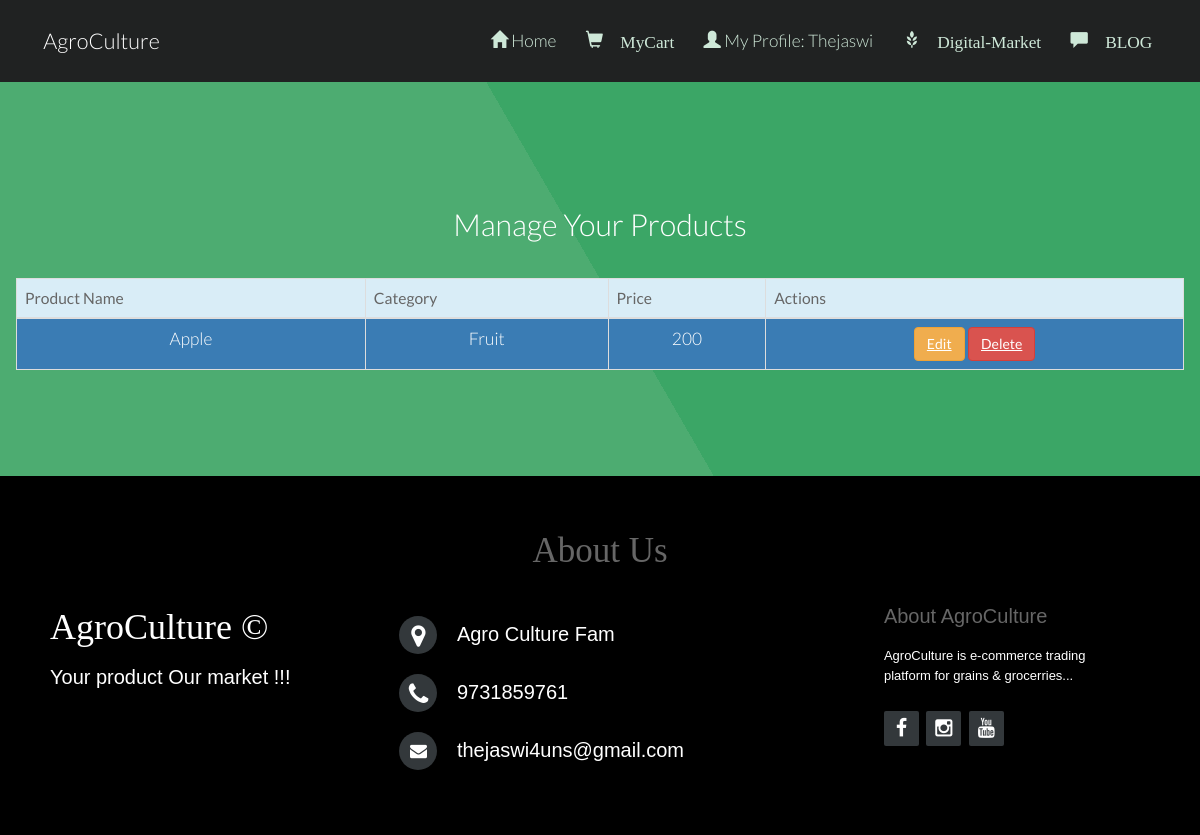
The app's page /manageProducts.php (signed in), older data.
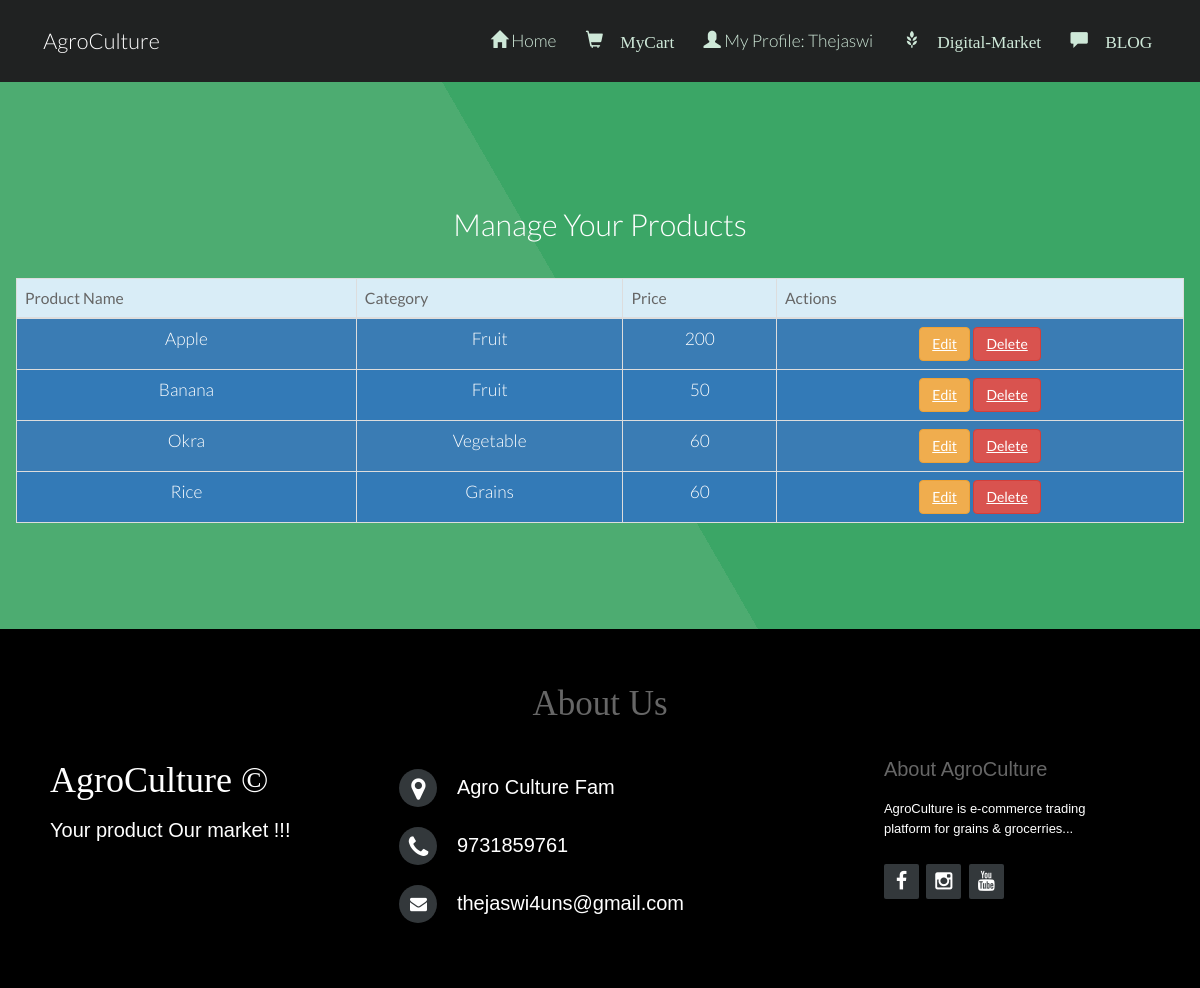
The same page, newer data.
### tables this page shows
CREATE TABLE `fproduct` (
  `fid` int(255) NOT NULL,
  `pid` int(255) NOT NULL,
  `product` varchar(255) NOT NULL,
  `pcat` varchar(255) NOT NULL,
  `pinfo` varchar(255) NOT NULL,
  `price` float NOT NULL,
  `pimage` varchar(255) NOT NULL DEFAULT 'blank.png',
  `picStatus` int(10) NOT NULL DEFAULT 0
);

### manageProducts.php (the view, shortened to what this page needs)
<?php
require 'db.php';
$fid = $_SESSION['id'];
$sql = "SELECT * FROM fproduct WHERE fid = '$fid'";
$result = mysqli_query($conn, $sql);
?>
<!DOCTYPE html>
<html lang="en">
<head>
  <link href="bootstrap/css/bootstrap.min.css" rel="stylesheet">
  <link rel="stylesheet" href="login.css" />
  <link rel="stylesheet" href="/css/skel.css" />
  <link rel="stylesheet" href="/css/style.css" />
  <link rel="stylesheet" href="/css/style-xlarge.css" />
  <link rel="stylesheet" href="indexfooter.css" />
</head>
<body>
  <?php require 'menu.php'; ?>
  <section id="one" class="wrapper style1 align-center">
    <div class="container">
      <h2>Manage Your Products</h2>
      <table class="table table-bordered">
        <thead class="bg-info">
          <tr>
            <th>Product Name</th>
            <th>Category</th>
            <th>Price</th>
            <th>Actions</th>
          </tr>
        </thead>
        <tbody class="bg-primary text-light">
          <?php
          if (mysqli_num_rows($result) > 0) {
            while ($product = mysqli_fetch_assoc($result)) {
              echo "<tr>";
              echo "<td>" . $product['product'] . "</td>";
              echo "<td>" . $product['pcat'] . "</td>";
              echo "<td>" . $product['price'] . "</td>";
              echo "<td>
                            <a href='updateProduct.php?pid=" . $product['pid'] . "' class='btn btn-warning'>Edit</a>
                            <a href='deleteProduct.php?pid=" . $product['pid'] . "' class='btn btn-danger' onclick='return confirm(\"Are you sure you want to delete this product?\")'>Delete</a>
                          </td>";
              echo "</tr>";
            }
          } else {
            echo "<tr><td colspan='4'>You have no products listed.</td></tr>";
          }
          ?>
        </tbody>
      </table>
    </div>
  </section>
</body>
<footer class="footer-distributed" style="background-color:black" id="aboutUs">
  <center>
    <h1 style="font: 35px calibri;">About Us</h1>
  </center>
  <div class="footer-left">
    <h3 style="font-family: 'Times New Roman', cursive;">AgroCulture &copy; </h3>
    <br />
    <p style="font-size:20px;color:white">Your product Our market !!!</p>
    <br />
  </div>
  <div class="footer-center">
    <div>
      <i class="fa fa-map-marker"></i>
      <p style="font-size:20px">Agro Culture Fam</p>
    </div>
    <div>
      <i class="fa fa-phone"></i>
      <p style="font-size:20px">9731859761</p>
    </div>
    <div>
      <i class="fa fa-envelope"></i>
      <p style="font-size:20px"><a href="mailto:agroculture@gmail.com" style="color:white">thejaswi4uns@gmail.com</a>
      </p>
    </div>
  </div>
  <div class="footer-right">
    <p class="footer-company-about" style="color:white">
      <span style="font-size:20px"><b>About AgroCulture</b></span>
      AgroCulture is e-commerce trading platform for grains & grocerries...
    </p>
    <div class="footer-icons">
      <a href="#"><i style="margin-left: 0;margin-top:5px;" class="fa fa-facebook"></i></a>
      <a href="#"><i style="margin-left: 0;margin-top:5px" class="fa fa-instagram"></i></a>
      <a href="#"><i style="margin-left: 0;margin-top:5px" class="fa fa-youtube"></i></a>
    </div>
  </div>
</footer>
</html>

Row changes from the older to the newer data that the page shows:
added fproduct: product "Banana", pcat "Fruit", price "50"
added fproduct: product "Okra", pcat "Vegetable", price "60"
added fproduct: product "Rice", pcat "Grains", price "60"
